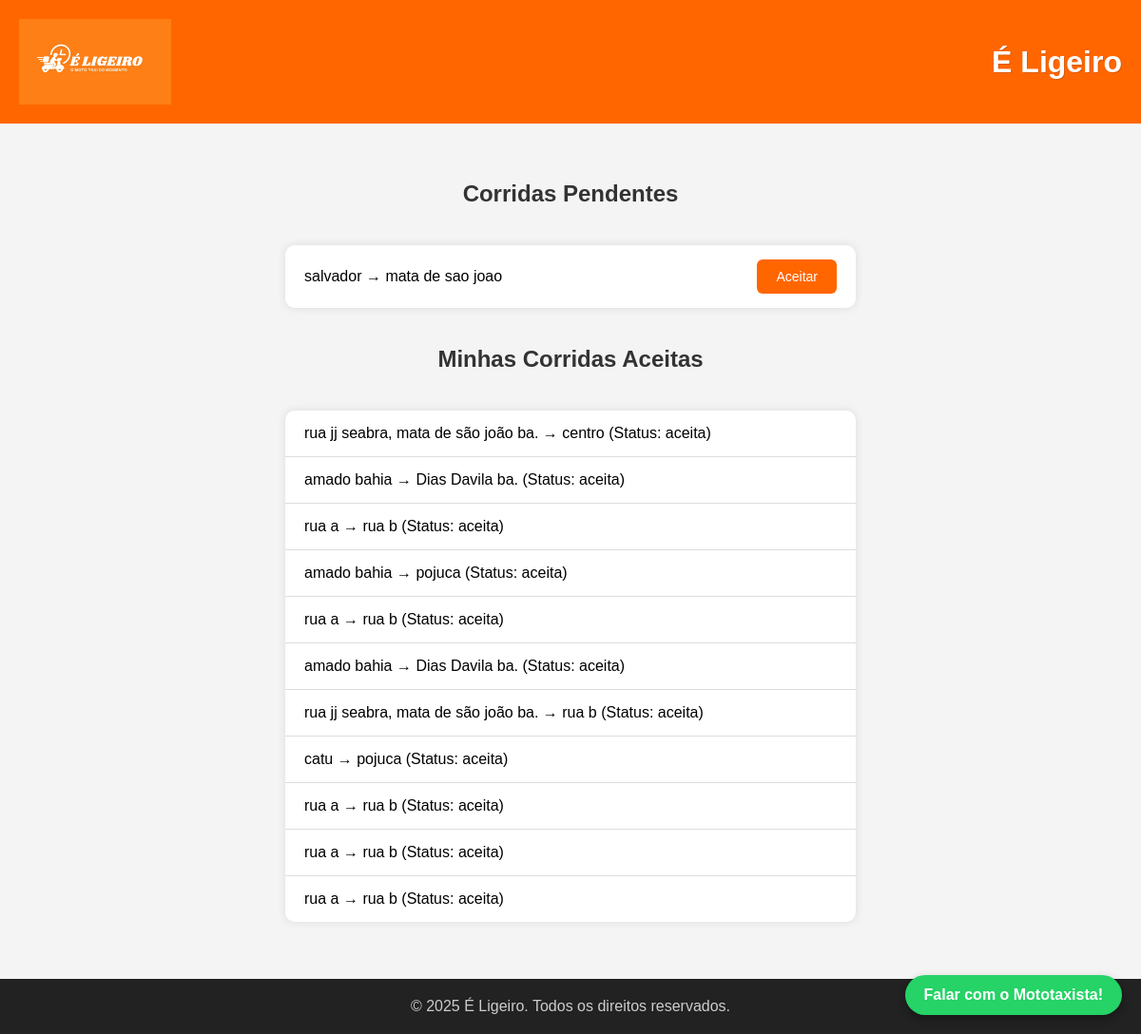
The page /painel-mototaxista/ (signed in) on the database its author committed.
### core/models.py (models this page shows)
class Corrida(models.Model):
    cliente = models.ForeignKey(Usuario, on_delete=models.CASCADE, related_name='corridas_cliente')
    mototaxista = models.ForeignKey(Usuario, on_delete=models.SET_NULL, null=True, blank=True, related_name='corridas_mototaxista')
    origem = models.CharField(max_length=255)
    destino = models.CharField(max_length=255)
    status = models.CharField(max_length=20, choices=[('pendente', 'Pendente'), ('aceita', 'Aceita'), ('finalizada', 'Finalizada')], default='pendente')
    data = models.DateTimeField(auto_now_add=True)

### core/views.py (the view)
# urls.py: path('painel-mototaxista/', views.painel_mototaxista, name='painel_mototaxista'),
@login_required
def painel_mototaxista(request):
    corridas_pendentes = Corrida.objects.filter(status='pendente')
    corridas_aceitas = Corrida.objects.filter(status='aceita', mototaxista=request.user)
    return render(request, 'core/painel_mototaxista.html', {
        'corridas_pendentes': corridas_pendentes,
        'corridas_aceitas': corridas_aceitas,
    })

### core/templates/core/painel_mototaxista.html (shortened to what this page needs)
{% load static %}
<html lang="pt-br">
<head>
</head>
<body>
  <header>
    <img src="{% static 'logo.jpeg' %}" alt="Logo É Ligeiro">
    <h1>É Ligeiro</h1>
  </header>
  <div class="container">
    {% block content %}
      <h2>Corridas Pendentes</h2>
      <ul>
        {% for corrida in corridas_pendentes %}
          <li>
            {{ corrida.origem }} → {{ corrida.destino }}
            <a href="{% url 'aceitar_corrida' corrida.id %}" class="btn">Aceitar</a>
          </li>
        {% empty %}
          <li>Nenhuma corrida pendente disponível.</li>
        {% endfor %}
      </ul>
      <h2>Minhas Corridas Aceitas</h2>
      <ul>
        {% for corrida in corridas_aceitas %}
          <li>
            {{ corrida.origem }} → {{ corrida.destino }} (Status: {{ corrida.status }})
          </li>
        {% empty %}
          <li>Você não aceitou nenhuma corrida ainda.</li>
        {% endfor %}
      </ul>
    {% endblock %}
  </div>
  <a href="https://wa.me/5571984556226" target="_blank" class="whatsapp-button">Falar com o Mototaxista!</a>
  <footer>
    &copy; 2025 É Ligeiro. Todos os direitos reservados.
  </footer>
</body>
</html>

### core/templates/core/painel_mototaxista.html (style rules this page uses)
body { margin: 0; font-family: Arial, sans-serif; background: #f4f4f4; min-height: 100vh; display: flex; flex-direction: column; }
header { background-color: #ff6600; color: white; padding: 20px; display: flex; align-items: center; justify-content: space-between; }
header img { height: 90px; }
header h1 { margin: 0; font-size: 32px; text-shadow: 1px 1px #00000022; }
.container { flex: 1; display: flex; flex-direction: column; align-items: center; justify-content: flex-start; padding: 40px 20px; }
h2 { margin-top: 20px; color: #333; }
ul { list-style-type: none; padding: 0; width: 100%; max-width: 600px; margin: 20px auto; background: #fff; border-radius: 10px; box-shadow: 0 0 10px rgba(0,0,0,0.1); }
li { padding: 15px 20px; border-bottom: 1px solid #ddd; display: flex; justify-content: space-between; align-items: center; }
li:last-child { border-bottom: none; }
.btn { padding: 10px 20px; font-size: 14px; background-color: #ff6600; color: white; border: none; border-radius: 6px; text-decoration: none; transition: background 0.3s; }
footer { text-align: center; padding: 20px; background-color: #222; color: #ccc; }
.whatsapp-button { position: fixed; bottom: 20px; right: 20px; background-color: #25d366; color: white; padding: 12px 20px; border-radius: 50px; text-decoration: none; font-weight: bold; box-shadow: 0 4px 10px rgba(0,0,0,0.3); z-index: 1000; }

### rows shown on the page
Corrida: origem "salvador", destino "mata de sao joao"
Corrida: origem "rua jj seabra, mata de são joão ba.", destino "centro", status "aceita"
Corrida: origem "amado bahia", destino "Dias Davila ba.", status "aceita"
Corrida: origem "rua a", destino "rua b", status "aceita"
Corrida: origem "amado bahia", destino "pojuca", status "aceita"
Corrida: origem "rua a", destino "rua b", status "aceita"
Corrida: origem "amado bahia", destino "Dias Davila ba.", status "aceita"
Corrida: origem "rua jj seabra, mata de são joão ba.", destino "rua b", status "aceita"
Corrida: origem "catu", destino "pojuca", status "aceita"
Corrida: origem "rua a", destino "rua b", status "aceita"
Corrida: origem "rua a", destino "rua b", status "aceita"
Corrida: origem "rua a", destino "rua b", status "aceita"
